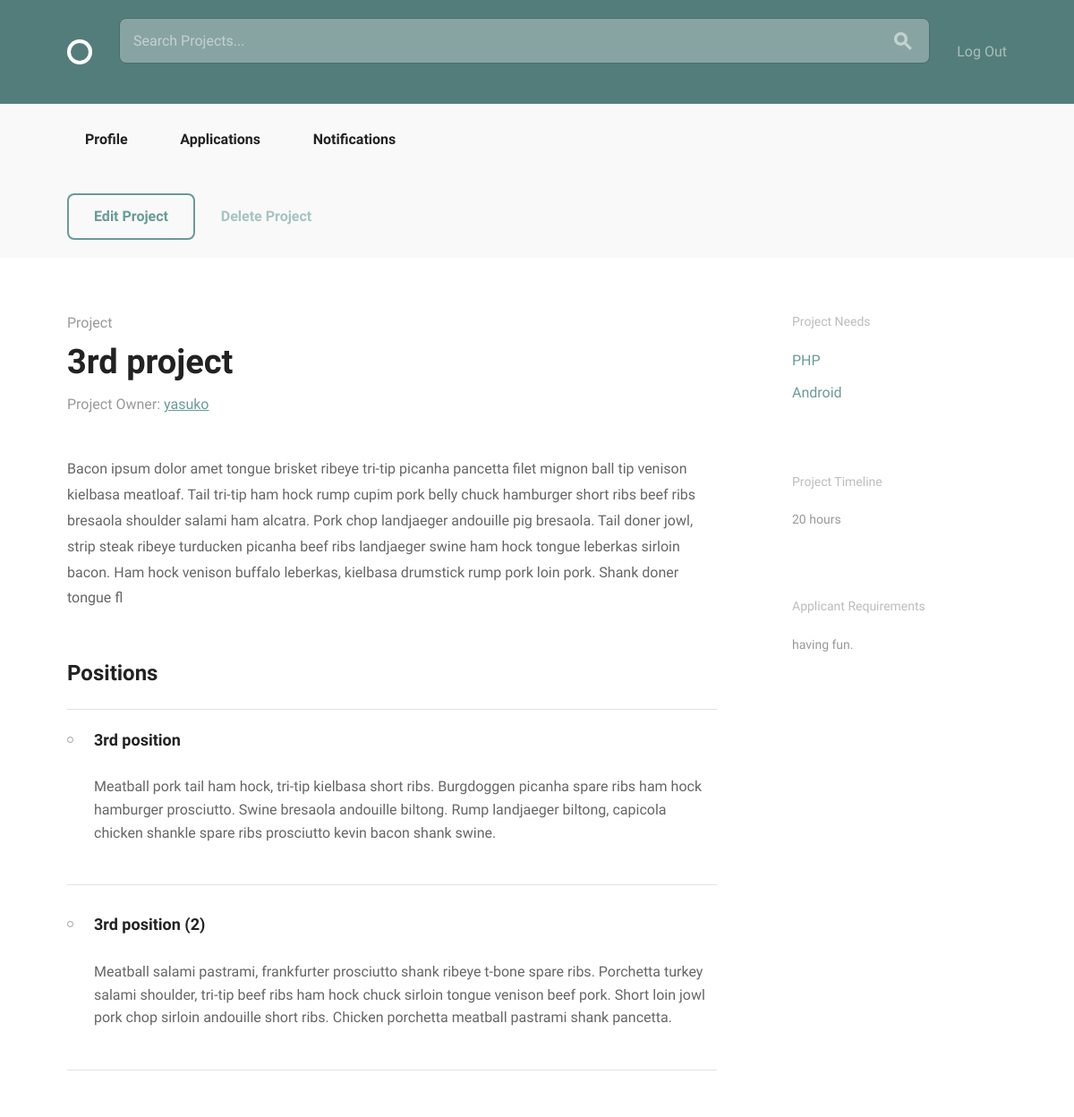
Page /projects/15/ (signed in) on the earlier database version.
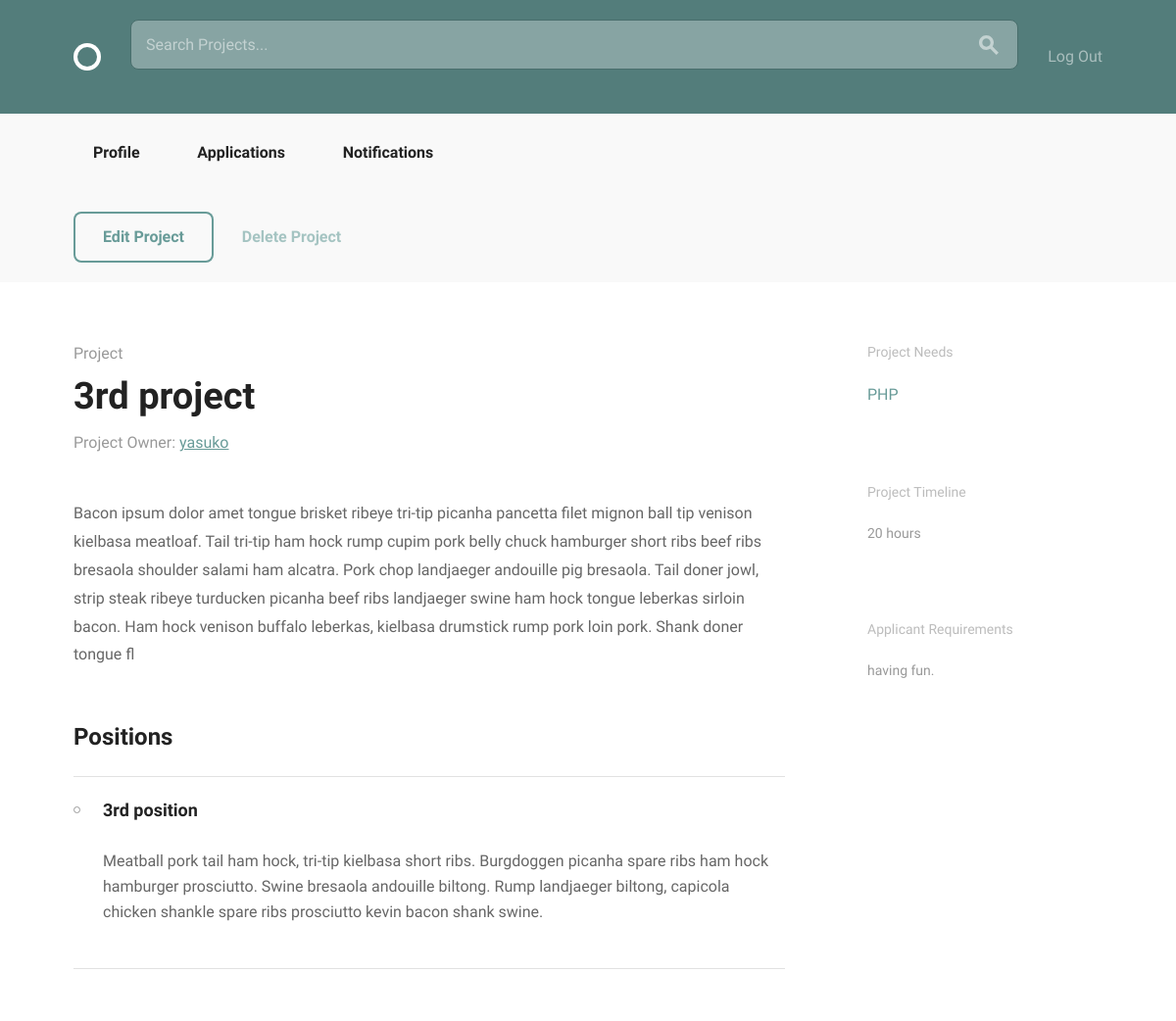
Same page on the later database version.
### projects/models.py (models this page shows, shortened)
class Position(models.Model):
    ANDROID = "Android"
    DESIGN = "Design"
    JAVA = "Java"
    PHP = "PHP"
    PYTHON = "Python"
    RAILS = "Rails"
    WORDPRESS = "Wordpress"
    iOS = "iOS"
    SKILLES_CHOICES = (
        (ANDROID, "Android Developer"),
        (DESIGN, "Designer"),
        (JAVA, "Java Developer"),
        (PHP, "PHP Developer"),
        (PYTHON, "Python Developer"),
        (RAILS, "Rails Developer"),
        (WORDPRESS, "Wordpress Developer"),
        (iOS, "iOS Developer")
    )
    project = models.ForeignKey(
        Project,
        null=True,
        related_name="positions",
        on_delete=models.CASCADE)
    title = models.CharField(max_length=100)
    description = models.TextField(max_length=500)
    skill = models.CharField(max_length=20, choices=SKILLES_CHOICES, default="")
    position_filled = models.BooleanField(default=False)
    applicants = models.ManyToManyField(
        settings.AUTH_USER_MODEL,
        through='Application')

### projects/views.py (the view)
# urls.py: url(r"^(?P<pk>\d+)/$", views.project_detail, name="project_detail"),
@login_required
def project_detail(request, pk):
    project = get_object_or_404(models.Project, pk=pk)
    positions = models.Position.objects.filter(project_id=pk)
    return render(
        request,
        'projects/project_detail.html', {
        'project': project,
        'positions': positions })

### accounts/models.py (called while the page is built)
    def __str__(self):
        return self.username

### projects/templatetags/project_extras.py (called while the page is built)
@register.filter('markdown_to_html')
def markdown_to_html(markdown_text):
    html_body = markdown2.markdown(markdown_text)
    return mark_safe(html_body)

### projects/templates/projects/project_detail.html (shortened to what this page needs)
{% extends "layout.html" %}
{% load static from staticfiles %}
{% load project_extras %}
{% block body_content %}
<div class="circle--actions--bar">
    <div class="bounds">
        {% if project.user == request.user %}
            <div class="grid-100">
                <a class="button" href="{% url "projects:project_edit" pk=project.pk %}">Edit Project</a>
                <a class="button button-text" href="{% url "projects:confirm" pk=project.pk %}">Delete Project</a>
            </div>
        {% endif %}
    </div>
</div>
<div class="bounds circle--page circle--article">
    <div class="grid-70">
        <div class="circle--article--header">
            <h4 class="circle--article--section">Project</h4>
            <h1 class="circle--article--title">{{ project.title }}</h1>
            <p class="circle--article--byline">Project Owner: <a href="{% url 'accounts:profile_detail' pk=project.user.id %}">{{ project.user }}</a></p>
        </div>
        <div class="circle--article--body">
            {{ project.description | markdown_to_html }}
        </div>
        <div class="circle--project--positions">
            <h2>Positions</h2>
            <ul class="circle--group--list">
                {% for position in positions %}
                    <li>
                        <h3>{{ position.title }}</h3>
                        <p>{{ position.description | markdown_to_html }}</p>
                    </li>
                {% endfor %}
            </ul>
        </div>
    </div>
    <div class="grid-25 grid-push-5">
        <div class="circle--secondary--module">
            <h3>Project Needs</h3>
            <ul class="circle--link--list">
                {% for position in positions %}
                    <li><a>{{ position.skill }}</a></li>
                {% endfor %}
            </ul>
        </div>
        <div class="circle--secondary--module">
            <h3>Project Timeline</h3>
            <p>{{ project.estimated_time }} hours</p>
        </div>
        <div class="circle--secondary--module">
            <h3>Applicant Requirements</h3>
            <p>{{ project.requirements }}.</p>
        </div>
    </div>
</div>
{% endblock %}

Differences in the rows shown:
removed Position: title "3rd position (2)", description "Meatball salami pastrami, frankfurter prosciutto shank ribeye t-bone spare ribs. Porchetta turkey salami shoulder, tri-tip beef ribs ham hock chuck sirloin tongue venison beef pork. Short loin jowl pork chop sirloin andouille short ribs. Chicken porchetta meatball pastrami shank pancetta.", skill "Android"
